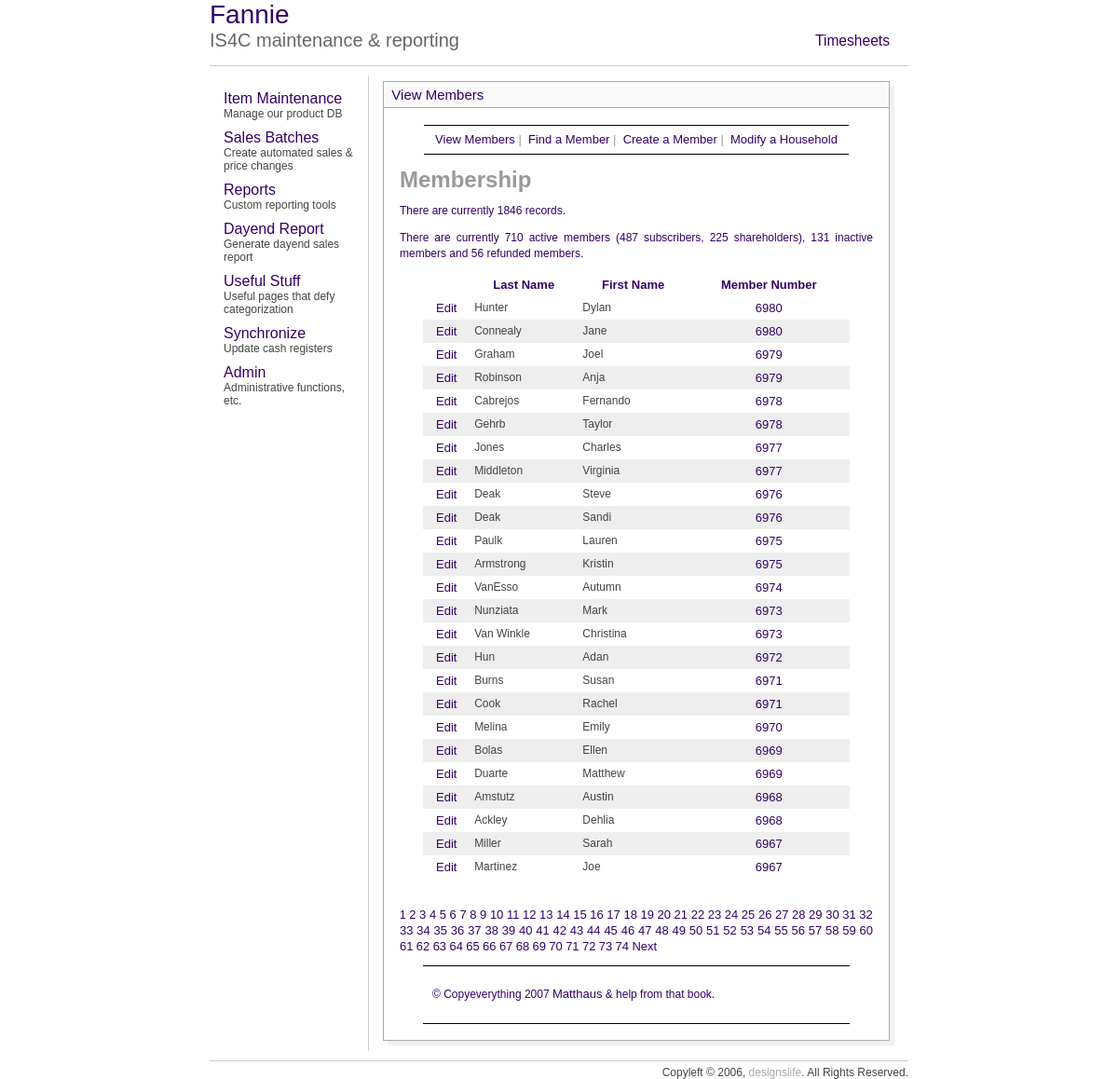
/mem/view_members.php, run on the app's committed database.
### tables this page shows
CREATE TABLE `custdata` (
  `CardNo` int(8) default NULL,
  `personNum` tinyint(4) NOT NULL default '1',
  `LastName` varchar(30) default NULL,
  `FirstName` varchar(30) default NULL,
  `CashBack` double NOT NULL default '60',
  `Balance` double NOT NULL default '0',
  `Discount` smallint(6) default NULL,
  `MemDiscountLimit` double NOT NULL default '0',
  `ChargeOk` tinyint(4) NOT NULL default '1',
  `WriteChecks` tinyint(4) NOT NULL default '1',
  `StoreCoupons` tinyint(4) NOT NULL default '1',
  `Type` varchar(10) NOT NULL default 'pc',
  `memType` tinyint(4) default NULL,
  `staff` tinyint(4) NOT NULL default '0',
  `SSI` double NOT NULL default '0',
  `Purchases` double NOT NULL default '0',
  `NumberOfChecks` smallint(6) NOT NULL default '0',
  `memCoupons` int(11) NOT NULL default '1',
  `blueLine` varchar(50) default NULL,
  `Shown` tinyint(4) NOT NULL default '1',
  `id` int(11) NOT NULL auto_increment,
  `modified` datetime NOT NULL,
  `phone` bigint(10) unsigned zerofill default NULL,
  `CouponOK` tinyint(1) default '0',
  PRIMARY KEY  (`id`),
  KEY `LastName` (`LastName`),
  KEY `CardNo_2` (`CardNo`,`memType`,`staff`,`id`,`personNum`)
);

### mem/view_members.php (the view, shortened to what this page needs)
<?php
echo'<h1 id="mainhead">Membership</h1>';
require_once ('../includes/mysqli_connect.php');
mysqli_select_db($db_slave, 'is4c_op');
$display = 25;
$query = "SELECT COUNT(id) FROM custdata ORDER BY cardno ASC";
$result = mysqli_query($db_slave, $query);
$row = mysqli_fetch_array($result, MYSQLI_NUM);
$num_records = $row[0];
$activeQ = "SELECT * FROM custdata WHERE memType in (1,2) AND cardno <> 3000 GROUP BY cardno";
$subscribersQ = "SELECT * FROM custdata WHERE memType = 2 AND cardno <> 3000 GROUP BY cardno";
$shareholdersQ = "SELECT * FROM custdata WHERE memType = 1 AND cardno <> 3000 GROUP BY cardno";
$inactiveQ = "SELECT * FROM custdata WHERE memType = 5 AND cardno <> 3000 GROUP BY cardno";
$refundQ = "SELECT * FROM custdata WHERE memType = 4 AND cardno <> 3000 GROUP BY cardno";
$activeR = mysqli_query($db_slave, $activeQ);
$inactiveR = mysqli_query($db_slave, $inactiveQ);
$refundR = mysqli_query($db_slave, $refundQ);
$subscribersR = mysqli_query($db_slave, $subscribersQ);
$shareholdersR = mysqli_query($db_slave, $shareholdersQ);
$subscribers = mysqli_num_rows($subscribersR);
$shareholders = mysqli_num_rows($shareholdersR);
$active = mysqli_num_rows($activeR);
$inactive = mysqli_num_rows($inactiveR);
$refund = mysqli_num_rows($refundR);
if (isset($_GET['np'])) {
	$num_pages = $_GET['np'];
} else {
	if ($num_records > $display) {
		$num_pages = ceil ($num_records/$display);
	} else {
		$num_pages = 1;
	}
}
if (isset($_GET['s'])) {
	$start = $_GET['s'];
} else {
	$start = 0;
}
$link1 = "{$_SERVER['PHP_SELF']}?sort=lna";
$link2 = "{$_SERVER['PHP_SELF']}?sort=fna";
$link3 = "{$_SERVER['PHP_SELF']}?sort=cna";
if (isset($_GET['sort'])) {
	switch ($_GET['sort']) {
		case 'lna':
		$order_by = 'LastName ASC';
		$link1 = "{$_SERVER['PHP_SELF']}?sort=lnd";
		break;
		case 'lnd':
		$order_by = 'LastName DESC';
		$link1 = "{$_SERVER['PHP_SELF']}?sort=lna";
		break;
		case 'fna':
		$order_by = 'FirstName ASC';
		$link2 = "{$_SERVER['PHP_SELF']}?sort=fnd";
		break;
		case 'fnd':
		$order_by = 'FirstName DESC';
		$link2 = "{$_SERVER['PHP_SELF']}?sort=fna";
		break;
		case 'cna':
		$order_by = 'CardNo ASC';
		$link3 = "{$_SERVER['PHP_SELF']}?sort=drd";
		break;
		case 'cnd':
		$order_by = 'CardNo DESC';
		$link3 = "{$_SERVER['PHP_SELF']}?sort=dra";
		break;
		default:
		$order_by = 'CardNo DESC';
		break;
	}
	$sort = $_GET['sort'];
} else {
	$order_by = 'CardNo DESC';
	$sort = 'cnd';
}
$query = "SELECT LastName, FirstName, CardNo, id FROM custdata WHERE CardNo != 9999 AND CardNo != 99999 ORDER BY $order_by LIMIT $start, $display";
$result = mysqli_query($db_slave, $query);
echo "<p>There are currently $num_records records.</p>\n";
echo "<p>There are currently $active active members ($subscribers subscribers, $shareholders shareholders), $inactive inactive members and $refund refunded members.</p>\n";
echo '<table align="center" width="90%" cellspacing="0" cellpadding="5">
<tr>
<td align="center"><b></b></td>
<td align="center"><b><a href="' . $link1 . '&s=' . $start . '&np=' . $num_pages . '">Last Name</a></b></td>
<td align="center"><b><a href="' . $link2 . '&s=' . $start . '&np=' . $num_pages . '">First Name</a></b></td>
<td align="center"><b><a href="' . $link3 . '&s=' . $start . '&np=' . $num_pages . '">Member Number</a></b></td>
</tr>';
$bg = '#eeeeee';
while ($row = mysqli_fetch_array ($result, MYSQLI_ASSOC)) {
	$bg = ($bg=='#eeeeee' ? '#ffffff' : '#eeeeee');
	echo '<tr bgcolor="' . $bg . '">
	<td align="center"><a href="edit_member.php?id=' . $row['id'] . '">Edit</a></td>
	<td align="left">' . $row['LastName'] . '</td>
	<td align="left">' . $row['FirstName'] . '</td>
	<td align="center"><a href="modify_household.php?cardno=' . $row['CardNo'] . '">' . $row['CardNo'] . ' </a></td>
	</tr>';
}
echo '</table>';
if ($num_pages > 1) {
	echo '<br /><p>';
	$current_page = ($start/$display) + 1;
	for ($i = 1; $i <= $num_pages; $i++) {
		if ($i != $current_page) {
		echo '<a href="view_members.php?s=' . ($display * ($i - 1)) . '&np=' . $num_pages . '&sort=' . $sort . '">' . $i . '</a> ';
		} else {
			echo $i . ' ';
		}
	}
	if ($current_page != $num_pages) {
		echo '<a href="view_members.php?s=' . ($start + $display) . '&np=' . $num_pages . '&sort=' . $sort . '">Next</a> ';
	}
	echo '</p>';
}
?>

### includes/style.css (style rules this page uses)
p { font: "Arial,Lucida"; color:330066; font-size: 1em; line-height: 1.4em; }
body { font-family:arial; font-size:12px; cursor:default; color:AAAAAA; }
td { font-family:arial; font-size:12px; cursor:default; color:444444; }
a { color:330066; text-decoration:none; font-size:13px }

### mem/includes/layout.css (style rules this page uses)
body { font: 12px "Lucida Sans Unicode", Verdana, sans-serif; color: #333333; background: #FFF; margin: 0; padding: 0; }
#wrapper { margin: 0 auto; }
#content { margin: 0 25px 0 25px; padding: 1px; }
div#navbar1 { height: 30px; width: 100%; border-top: solid #000 1px; border-bottom: solid #000 1px; font-family: Arial, Helvetica, sans-serif; font-size: small; text-align: center; padding: 0px; margin: 0px; white-space: nowrap; line-height: 30px; }
#footer { border-bottom: 1px solid #000; border-top: 1px solid #000; margin: 0 25px 0 25px; padding: 10px; }

### data on the page
custdata: LastName "Hunter", FirstName "Dylan", CardNo "6980"
custdata: LastName "Connealy", FirstName "Jane", CardNo "6980"
custdata: LastName "Graham", FirstName "Joel", CardNo "6979"
custdata: LastName "Robinson", FirstName "Anja", CardNo "6979"
custdata: LastName "Cabrejos", FirstName "Fernando", CardNo "6978"
custdata: LastName "Gehrb", FirstName "Taylor", CardNo "6978"
custdata: LastName "Jones", FirstName "Charles", CardNo "6977"
custdata: LastName "Middleton", FirstName "Virginia", CardNo "6977"
custdata: LastName "Deak", FirstName "Steve", CardNo "6976"
custdata: LastName "Deak", FirstName "Sandi", CardNo "6976"
custdata: LastName "Paulk", FirstName "Lauren", CardNo "6975"
custdata: LastName "Armstrong", FirstName "Kristin", CardNo "6975"
custdata: LastName "VanEsso", FirstName "Autumn", CardNo "6974"
custdata: LastName "Nunziata", FirstName "Mark", CardNo "6973"
custdata: LastName "Van Winkle", FirstName "Christina", CardNo "6973"
custdata: LastName "Hun", FirstName "Adan", CardNo "6972"
custdata: LastName "Burns", FirstName "Susan", CardNo "6971"
custdata: LastName "Cook", FirstName "Rachel", CardNo "6971"
custdata: LastName "Melina", FirstName "Emily", CardNo "6970"
custdata: LastName "Bolas", FirstName "Ellen", CardNo "6969"
custdata: LastName "Duarte", FirstName "Matthew", CardNo "6969"
custdata: LastName "Amstutz", FirstName "Austin", CardNo "6968"
custdata: LastName "Ackley", FirstName "Dehlia", CardNo "6968"
custdata: LastName "Miller", FirstName "Sarah", CardNo "6967"
custdata: LastName "Martinez", FirstName "Joe", CardNo "6967"

### other printed values
$num_records "1846"
$active "710"
$subscribers "487"
$shareholders "225"
$inactive "131"
$refund "56"
